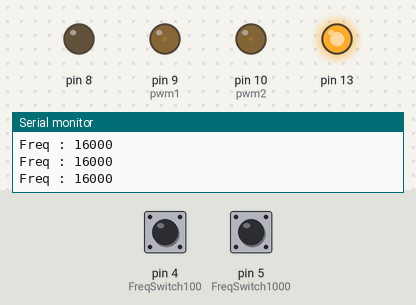
This sketch was run on a simulated Arduino Uno, built with avr-gcc and run on an emulated ATmega328P. Shown: output pins drawn as LEDs (lit = HIGH), the last lines printed to the serial monitor. The test bench sets the inputs (shaded band); at power-on: pin 5 (FreqSwitch1000) HIGH, pin 4 (FreqSwitch100) HIGH.

Above: at 1.2 s.
1.3 s: pin 5 (FreqSwitch1000) pulled LOW for 1 s
At 1.46 s:
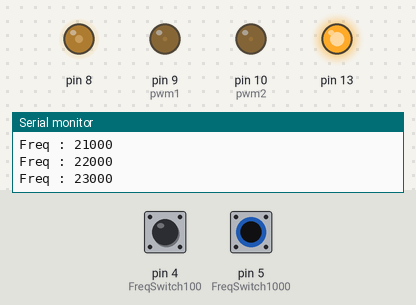
4.3 s: pin 4 (FreqSwitch100) pulled LOW for 0.15 s
At 5.0 s:
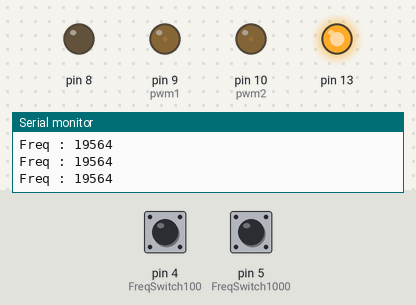
7.3 s: pin 4 (FreqSwitch100) pulled LOW for 3.2 s
13.5 s: pin 5 (FreqSwitch1000) pulled LOW for 1 s
17.5 s: pin 5 (FreqSwitch1000) pulled LOW for 3.2 s
23.7 s: pin 5 (FreqSwitch1000) driven LOW
Timing chart, 0 to 27.7 s (numbered marks = the images above; inputs shaded):
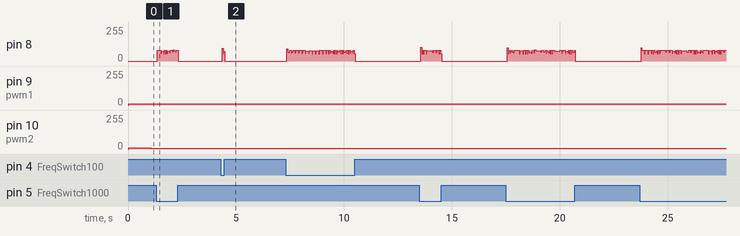

Measured:
- after the input at 4.3 s, pin 8: 0/255 → 95/255 after 0.06 s, → 60/255 0.04 s later, → 74/255 0.04 s later, → 0/255 0.04 s later

The sketch:

sineWave50hzArray26.ino
```cpp
/*

 Mimics the fade example but with an extra parameter for frequency. It should dim but with a flicker
 because the frequency has been set low enough for the human eye to detect. This flicker is easiest to see when
 the LED is moving with respect to the eye and when it is between about 20% - 60% brighness. The library
 allows for a frequency range from 1Hz - 2MHz on 16 bit timers and 31Hz - 2 MHz on 8 bit timers. When
 SetPinFrequency()/SetPinFrequencySafe() is called, a bool is returned which can be tested to verify the
 frequency was actually changed.

 This example runs on mega and uno.
 */

#include <PWM.h>

//use pin 11 on the Mega instead, otherwise there is a frequency cap at 31 Hz
int pwm1        = 9;         // the pin that drive MOSFET1
int pwm2        = 10;        // the pin that drive MOSFET2
int FreqSwitch1000  = 5;         //Frequency selection Switch
int FreqSwitch100   = 4;         //Frequency selection Switch
byte dutycycle1 = 0;         // Duty cycle of MOSFET1
byte dutycycle2 = 0;         // Duty cycle of MOSFET2
byte fadeAmount = 5;         // how many points to fade the LED by
int frequency   = 16000;      //frequency (in Hz) for Switching
boolean SwitchTemp1000 = HIGH;   //Frequency switch status(low active)
boolean SwitchTemp100  = HIGH;   //Frequency switch status(low active)

int SineWave0_45[40] =     {55,50,40,25,25,10,06,07,07,10,
                           11,11,12,12,13,13,14,14,14,15,
                           16,16,16,17,17,17,18,18,18,19,
                           19,19,19,20,20,20,20,21,21,21};

int SineWave45_90[40] =   {21,22,22,22,22,22,22,22,23,23,
                           23,23,24,24,24,24,24,24,24,24,
                           24,24,25,25,30,30,30,30,30,35,
                           35,35,35,40,40,40,45,45,150,250};

int SineWave90_135[40] =  {255,150,50,45,45,05,05,05,05,10,
                           20,30,35,35,30,30,30,30,25,25,
                           25,24,24,24,24,24,24,24,24,23,
                           23,23,23,23,23,22,22,22,22,21};

int SineWave135_180[40] =  {21,21,21,21,20,20,20,20,19,19,
                           18,17,14,14,14,13,13,13,12,12,
                           10,10,10,10,00,00,00,00,00,00,
                           00,00,00,00,00,00,05,04,00,00};


void setup()
{
  Serial.begin(9600);
  //initialize all timers except for 0, to save time keeping functions
  InitTimersSafe();

  //sets the frequency for the specified pin
  bool success1 = SetPinFrequencySafe(pwm1, frequency);
  bool success2 = SetPinFrequencySafe(pwm2, frequency);

  //if the pin frequency was set successfully, turn pin 13 on
  if(success1 && success2)
  {
    pinMode(13, OUTPUT);
    pinMode(8, OUTPUT);
    pinMode(pwm1, OUTPUT);
    pinMode(pwm2, OUTPUT);
    pinMode(FreqSwitch1000, INPUT_PULLUP);
    pinMode(FreqSwitch100,  INPUT_PULLUP);
    digitalWrite(13, HIGH);   //Status ok Led
    //dutycycle1 = dutycycle1 + 50;
    //dutycycle2 = dutycycle2 + 50;
    pwmWrite(pwm1, dutycycle1);
    pwmWrite(pwm2, dutycycle2);

  }
}

void loop()
{

    digitalWrite(8, LOW);
    Serial.print("Freq : ");
    Serial.println(frequency);


/////////////////////////MOSFET1\\\\\\\\\\\\\\\\\\\\\\\\\

     for(int i=0; i <=39; i++)
    {
     pwmWrite(pwm1, SineWave0_45[i]);
     delayMicroseconds(18);
     }

     for(int i=0; i <=39; i++)
    {
     pwmWrite(pwm1, SineWave45_90[i]);
     delayMicroseconds(18);
     }

    for(int i=0; i <=39; i++)
    {
     pwmWrite(pwm1, SineWave90_135[i]);
     delayMicroseconds(18);
     }

     for(int i=0; i <=39; i++)
    {
     pwmWrite(pwm1, SineWave135_180[i]);
     delayMicroseconds(18);
     }


//////////////////////////////////////////////////////////

////////////////////////Switch////////////////////////////
    SwitchTemp1000 = digitalRead(FreqSwitch1000);
    if(SwitchTemp1000 == LOW)
    {
    digitalWrite(8, HIGH);
    frequency = frequency + 1000;
    InitTimersSafe();
    bool success1 = SetPinFrequencySafe(pwm1, frequency);
    bool success2 = SetPinFrequencySafe(pwm2, frequency);
    SwitchTemp1000 = HIGH;
    }

    SwitchTemp100 = digitalRead(FreqSwitch100);
    if(SwitchTemp100 == LOW)
    {
    digitalWrite(8, HIGH);
    frequency = frequency + 100;
    InitTimersSafe();
    bool success1 = SetPinFrequencySafe(pwm1, frequency);
    bool success2 = SetPinFrequencySafe(pwm2, frequency);
    SwitchTemp100 = HIGH;
    }
/////////////////////////////////////////////////////////

/////////////////////////MOSFET2\\\\\\\\\\\\\\\\\\\\\\\\\

for(int i=0; i <=39; i++)
    {
     pwmWrite(pwm2, SineWave0_45[i]);
     delayMicroseconds(18);
     }

     for(int i=0; i <=39; i++)
    {
     pwmWrite(pwm2, SineWave45_90[i]);
     delayMicroseconds(18);
     }

    for(int i=0; i <=39; i++)
    {
     pwmWrite(pwm2, SineWave90_135[i]);
     delayMicroseconds(18);
     }

     for(int i=0; i <=39; i++)
    {
     pwmWrite(pwm2, SineWave135_180[i]);
     delayMicroseconds(18);
     }
//////////////////////////////////////////////////////////
  /*use this functions instead of analogWrite on 'initialized' pins
  digitalWrite(10, HIGH);
  while(brightness >= 0){
  pwmWrite(led, brightness);

  brightness = brightness + fadeAmount;

  if (brightness == 0 || brightness == 255)
  {
      fadeAmount = -fadeAmount ;
  }

  delayMicroseconds(105);
  digitalWrite(10, LOW);

  }
  //delay(10); */


}
```
